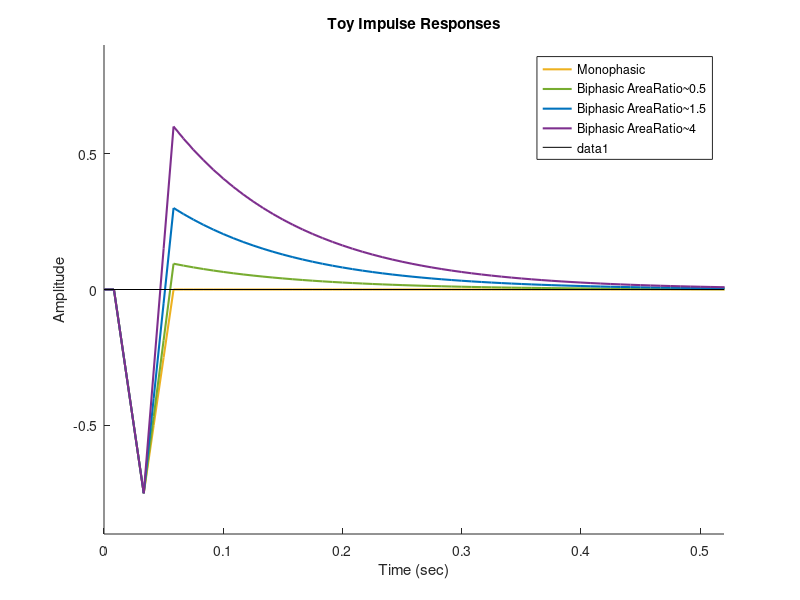
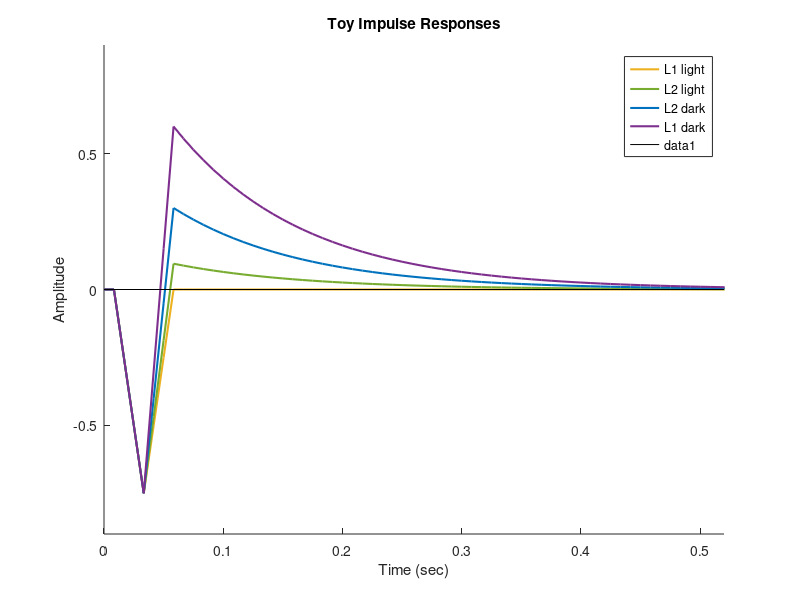

The MATLAB source for these figures, in order: (Note: this script raises an error after producing the figures.)
% toy_impulseResponses_v4.m
%
% Generate toy impulse responses and compare their responses to different
%  stimuli.
%
% Updated: 2/5/18
%

clearvars
close all
clc

%% Filter parameters
ifi = 1/120;
t = 0:99;
t = t * ifi;

% colormap
colormap lines
cmap = colormap;
close

filters(1).titleStr = 'Biphasic AreaRatio~4';
filters(1).color = cmap(4,:);
filters(1).startInd = 2;
filters(1).peak1Ind = 5;
filters(1).peak2Ind = 8; % 9
filters(1).peak1Val = -0.75;
filters(1).peak2Val = 0.6;
filters(1).lambda = 13;

filters(2).titleStr = 'Biphasic AreaRatio~1.5';
filters(2).color = cmap(1,:);
filters(2).startInd = 2;
filters(2).peak1Ind = 5;
filters(2).peak2Ind = 8;
filters(2).peak1Val = -0.75;
filters(2).peak2Val = 0.3;
filters(2).lambda = 13;

filters(3).titleStr = 'Biphasic AreaRatio~0.5';
filters(3).color = cmap(5,:);
filters(3).startInd = 2;
filters(3).peak1Ind = 5;
filters(3).peak2Ind = 8; % 7
filters(3).peak1Val = -0.75;
filters(3).peak2Val = 0.095; %0.1
filters(3).lambda = 13;

filters(4).titleStr = 'Monophasic';
filters(4).color = cmap(3,:);
filters(4).startInd = 2;
filters(4).peak1Ind = 5;
filters(4).peak2Ind = 8; % 7
filters(4).peak1Val = -0.75;
filters(4).peak2Val = 0;
filters(4).lambda = 13;


% define legends
for n = 1:length(filters)
    legends{n} = filters(n).titleStr;
end

% assign filters to cell types 1: light, 2: dark
L1Filters = [4 1];
L2Filters = [3 2];

%% generate filter

for n = 1:length(filters)
    filter = zeros(size(t));
    
    % decay of second phase
    for i = filters(n).peak2Ind:length(filter)
        ind = i - filters(n).peak2Ind;
        filter(i) = filters(n).peak2Val * exp(-1/filters(n).lambda * ind);
    end

    % 1st phase to peak
    slope1 = filters(n).peak1Val / ...
        (filters(n).peak1Ind - filters(n).startInd);
    for j = filters(n).startInd:filters(n).peak1Ind
        ind = j-filters(n).startInd;
        filter(j) = slope1 * ind;
    end

    % 1st phase peak to 2nd phase peak
    slope2 = (filters(n).peak2Val-filters(n).peak1Val)/...
        (filters(n).peak2Ind-filters(n).peak1Ind);
    for k = filters(n).peak1Ind:filters(n).peak2Ind
        ind = k - filters(n).peak1Ind;
        filter(k) = slope2 * ind + filters(n).peak1Val;
    end
    
    % save filter
    filters(n).filter = filter;

end

%% plot filters
figure;
hold on
colormap lines
cmap = colormap;

for n = length(filters):-1:1
    plot(t,filters(n).filter,'color',filters(n).color,'linewidth',1.5);   
end

legend(fliplr(legends));
xlabel('Time (sec)');
ylabel('Amplitude');
title('Toy Impulse Responses');
xlim([0 0.520]);
ylim([-0.9 0.9]);
line([0 0.520],[0 0],'color',[0 0 0]); % x-axis line

%% plot filters by L1 vs L2
figure;
hold on
colormap lines
cmap = colormap;

for n = length(filters):-1:1
    plot(t,filters(n).filter,'color',filters(n).color,'linewidth',1.5);   
end

legend({'L1 light','L2 light','L2 dark','L1 dark'});
xlabel('Time (sec)');
ylabel('Amplitude');
title('Toy Impulse Responses');
xlim([0 0.520]);
ylim([-0.9 0.9]);
line([0 0.520],[0 0],'color',[0 0 0]); % x-axis line

%% compute quantification metrics

for n = 1:length(filters)
    filter = filters(n).filter;
    
    % end of 2nd phase 0.25 sec from stim start
    tEndPhase2 = 0.25;
    % frame corresponding to end of second phase
    endPhase2 = floor(tEndPhase2/ifi);

    % framePeaks of 1st and 2nd phases
    [filters(n).framePeak1,filters(n).framePeak2]  = ...
        computeFramePeaks(filter,1);

    % first zero crossing
    filters(n).frameZero1 = computeFrameZero1(filter,...
        filters(n).framePeak1,1);

    % second zero crossing
    filters(n).frameZero2 = computeFrameZero2(filter,...
        filters(n).framePeak1,1);

    % tPeaks - always relative to first zero crossing
    filters(n).tPeak1 = t(filters(n).framePeak1 - filters(n).frameZero1);
    filters(n).tPeak2 = t(filters(n).framePeak2 - filters(n).frameZero1);

    % area under curve of first phase in units %dF/F * sec
    %  between first and second zero crossings
    filters(n).area1 = trapz(filter(...
        filters(n).frameZero1:filters(n).frameZero2)) * 100 * ifi;


    % area under curve of second phase in units %dF/F * sec
    %  between second zero crossing and endPhase2 (0.25sec from stim
    %  start)
    % dark
    filters(n).area2 = trapz(filter(...
        filters(n).frameZero2:endPhase2)) * 100 * ifi;        

    % ratio of 2 area of second phase/area of first phase
    filters(n).areaRatio = filters(n).area2 / filters(n).area1;
    
    % invert area1 and areaRatio 
    filters(n).area1 = filters(n).area1 * -1;
    filters(n).areaRatio = filters(n).areaRatio * -1;

end

%% plot quantification metrics

fieldList = {'area1', 'area2', 'areaRatio', 'tPeak1', 'tPeak2'};
xPos = length(filters):-1:1;
yScale = [0 5; 0 8; 0 5; 0 0.05; 0 0.15];

for m = 1:length(fieldList)
    figure;
    hold on;
    for n = length(filters):-1:1
        plot(xPos(n),filters(n).(fieldList{m}),'o',...
            'MarkerEdgeColor',filters(n).color,'MarkerFaceColor',...
            filters(n).color,'MarkerSize',8);
    end
    legend(fliplr(legends),'location','northeast');
    title(fieldList{m});
    ylim(yScale(m,:));
    xlim([0 40]);
    set(gca,'xtick',[]);
    set(gca,'xticklabel',[]);
end

%% generate stimuli: pairs of 8 ms flashes, separated by 50 ms

flashParams.flashContrasts = [-1 1]; % dark and light flashes
flashParams.flashDur = 0.008; % in sec
flashFrames = ceil(flashParams.flashDur/ifi);
flashParams.grayDur = 0.05; % in sec
grayFrames = ceil(flashParams.grayDur/ifi);

counter = 1;
for i = 1:length(flashParams.flashContrasts)
    for k = 1:length(flashParams.flashContrasts)
        flashParams.flashStim(counter,:) = [...
            zeros(1,length(filters(1).filter))...
            flashParams.flashContrasts(i)*ones(1,flashFrames)...
            zeros(1,grayFrames)...
            flashParams.flashContrasts(k)*ones(1,flashFrames)...
            zeros(1,grayFrames)...
            zeros(1,length(filters(1).filter))];
        counter = counter + 1;
    end
end


%% predicted responses to stimuli

% whichFilt = L1Filters;
whichFilt = L2Filters;
% whichFilt = [1 1];

for i = 1:size(flashParams.flashStim,1)
    stim = flashParams.flashStim(i,:);
    filtLen = length(filters(whichFilt(1)).filter);
    
    resp = zeros(size(stim));
    % "convolve" with light dark weighting
    for k = 1:length(stim)
        if (stim(k) > 0) % light
            filt = filters(whichFilt(1)).filter;
            resp(k:(k+filtLen-1)) = resp(k:(k+filtLen-1)) + ...
                stim(k) * filt;
        elseif (stim(k) < 0) % dark
            filt = filters(whichFilt(2)).filter;
            resp(k:(k+filtLen-1)) = resp(k:(k+filtLen-1)) + ...
                stim(k) * filt;
        end
    end
    
    % normalize
    
    % remove zero padding
%     fullResp = resp((filtLen+1):(length(resp)-filtLen));
    fullResp = resp((filtLen+1):end);
    % save response
    flashResp(i,:) = fullResp;
end

% time points of response to flash stimulus
tFlash = 0:(length(flashResp(1,:))-1);
tFlash = tFlash * ifi;

%% plot filtered repeat flash responses

figure;
hold on
colormap lines
cmap = colormap;

for n = 1:size(flashResp,1)
    plot(tFlash,flashResp(n,:),'linewidth',1.5);   
end

% plot when flashes occured
% flashInd = find(flashParams.fullRepeatFlashStim ~= 0);
% flashParams.repeatFlashTimes = tRepeatFlash(flashInd);
% flashParams.repeatFlashVals = ones(size(flashParams.repeatFlashTimes))*1.5;
% 
% plot(flashParams.repeatFlashTimes,flashParams.repeatFlashVals,'v',...
%     'MarkerEdgeColor','k','MarkerFaceColor','k');

pairedFlashLegend = {'Dark-Dark', 'Dark-Light', 'Light-Dark', ...
    'Light-Light'};

legend(pairedFlashLegend,'location','southwest');
xlabel('Time (sec)');
ylabel('Response Amplitude');
title('Modeled L2 Responses to Paired Flash Stimulus');
xlim([0 0.3]);
ylim([-2 1.5]);
line([0 0.5],[0 0],'color',[0 0 0]); % x-axis line

set(gcf,'Position',[400 150 350 500]);

%% plot rectified filtered repeat flash responses

figure;
hold on
colormap lines
cmap = colormap;

for n = length(filters):-1:1
    plot(tRepeatFlash,filters(n).rectFiltRepeatFlashOut,'color',...
        filters(n).color,'linewidth',1.5);   
end

% plot when flashes occured
flashInd = find(flashParams.fullRepeatFlashStim ~= 0);
flashParams.repeatFlashTimes = tRepeatFlash(flashInd);
flashParams.repeatFlashVals = ones(size(flashParams.repeatFlashTimes))*1.5;

plot(flashParams.repeatFlashTimes,flashParams.repeatFlashVals,'v',...
    'MarkerEdgeColor','k','MarkerFaceColor','k');

legend(fliplr(legends),'location','southwest');
xlabel('Time (sec)');
ylabel('Response Amplitude');
title('Modeled Responses to Repeated Flash Stimulus, Rectified');
xlim([0 0.3]);
ylim([-2 1.5]);
line([0 0.5],[0 0],'color',[0 0 0]); % x-axis line

set(gcf,'Position',[400 150 350 500]);

%% generate alternating flashes  
% 8 ms dark (-1), 50 ms gray (0), 8 ms light (1), 50 ms gray

flashParams.numAltFlashes = 3;
flashParams.altFlashDur = 0.008; % in sec
flashFrames = ceil(flashParams.altFlashDur/ifi);
flashParams.altGrayDur = 0.05; % in sec
grayFrames = ceil(flashParams.altGrayDur/ifi);

% flashParams.altFlashStim = [-1*ones(1,flashFrames) zeros(1,grayFrames)...
%     ones(1,flashFrames) zeros(1,grayFrames)];
flashParams.altFlashStim = [-1*ones(1,flashFrames) zeros(1,grayFrames)...
    zeros(1,flashFrames) zeros(1,grayFrames)];

flashParams.fullAltFlashStim = repmat(flashParams.altFlashStim,1,...
    flashParams.numAltFlashes);

%% convolve filter with alternating flash stimulus

for n = 1:length(filters)
    % response
    filters(n).filtAltFlashOut = conv(flashParams.fullAltFlashStim,...
        filters(n).filter);
    
    % half-wave rectified response
    filters(n).rectFiltAltFlashOut = filters(n).filtAltFlashOut;
    filters(n).rectFiltAltFlashOut(...
        filters(n).rectFiltAltFlashOut < 0) = 0;
end

% time points of response to alternating flash stimulus
tAltFlash = 0:(length(filters(1).filtAltFlashOut)-1);
tAltFlash = tAltFlash * ifi;

%% plot filtered alternating flash responses

figure;
hold on
colormap lines
cmap = colormap;

for n = length(filters):-1:1
    plot(tAltFlash,filters(n).filtAltFlashOut,'color',filters(n).color,...
        'linewidth',1.5);   
end

% plot when light flashes occured
flashInd = find(flashParams.fullAltFlashStim > 0);
flashParams.altLightFlashTimes = tAltFlash(flashInd);
flashParams.altLightFlashVals = ...
    ones(size(flashParams.altLightFlashTimes))*1.5;
plot(flashParams.altLightFlashTimes,flashParams.altLightFlashVals,'vk');

% plot when dark flashes occured
flashInd = find(flashParams.fullAltFlashStim < 0);
flashParams.altDarkFlashTimes = tAltFlash(flashInd);
flashParams.altDarkFlashVals = ...
    ones(size(flashParams.altDarkFlashTimes))*1.5;
plot(flashParams.altDarkFlashTimes,flashParams.altDarkFlashVals,'v',...
    'MarkerEdgeColor','k','MarkerFaceColor','k');

legend(fliplr(legends),'location','southeast');
xlabel('Time (sec)');
ylabel('Response Amplitude');
title('Modeled Responses to Alternating Flash Stimulus');
xlim([0 0.3]);
ylim([-2 1.5]);
line([0 0.5],[0 0],'color',[0 0 0]); % x-axis line

set(gcf,'Position',[400 150 350 500]);

%% plot rectified filtered alternating flash responses

figure;
hold on
colormap lines
cmap = colormap;

for n = length(filters):-1:1
    plot(tAltFlash,filters(n).rectFiltAltFlashOut,'color',filters(n).color,...
        'linewidth',1.5);   
end

% plot when light flashes occured
flashInd = find(flashParams.fullAltFlashStim > 0);
flashParams.altLightFlashTimes = tAltFlash(flashInd);
flashParams.altLightFlashVals = ...
    ones(size(flashParams.altLightFlashTimes))*1.5;
plot(flashParams.altLightFlashTimes,flashParams.altLightFlashVals,'vk');

% plot when dark flashes occured
flashInd = find(flashParams.fullAltFlashStim < 0);
flashParams.altDarkFlashTimes = tAltFlash(flashInd);
flashParams.altDarkFlashVals = ...
    ones(size(flashParams.altDarkFlashTimes))*1.5;
plot(flashParams.altDarkFlashTimes,flashParams.altDarkFlashVals,'v',...
    'MarkerEdgeColor','k','MarkerFaceColor','k');

legend(fliplr(legends),'location','southeast');
xlabel('Time (sec)');
ylabel('Response Amplitude');
title('Modeled Responses to Alternating Flash Stimulus, Rectified');
xlim([0 0.3]);
ylim([-2 1.5]);
line([0 0.5],[0 0],'color',[0 0 0]); % x-axis line

set(gcf,'Position',[400 150 350 500]);

%% normalize filter - to energy (value squared)

for n = 1:length(filters)
    filter = filters(n).filter;
    energy = 0;
    for l = 1:length(filter)
        energy = energy + filter(l)^2;
    end
    
    filters(n).normFilter = filter / energy;
end

%% compute fft

sampRate = 1/ifi;     % sampling rate in Hz
numSamp = 1024;

for n = 1:length(filters)
    y = fft(filters(n).normFilter,numSamp);   % Compute DFT of normFilter
%     y = fft(filters(n).filter,numSamp);
    filters(n).fftMag = abs(y); 
    % Magnitude
    % Frequency vector
    filters(n).freq = (0:length(y)-1)*sampRate/length(y);   
  
    filters(n).p1 = 1:(floor(length(y)/2)+1);
end

%% plot frequency curves
figure;
hold on
colormap lines
cmap = colormap;

for n = length(filters):-1:1
    plot(filters(n).freq(filters(n).p1),filters(n).fftMag(filters(n).p1),...
        'color',filters(n).color,'linewidth',1.5);   
end

legend(fliplr(legends));
xlabel('Frequency (Hz)');
ylabel('Magnitude');
title('FFT of Toy Impulse Responses');
xlim([0 40]);
ylim([0 2]);

%% save all
savePath = '/Users/hyang/Documents/New Imaging Analysis/AnalyzedData/ToyImpulseResponses';
saveName = 'toyImpulseResponses180119.mat';

save([savePath filesep saveName],'filters','flashParams','t',...
    'tRepeatFlash','tAltFlash','legends','ifi','-v7.3');